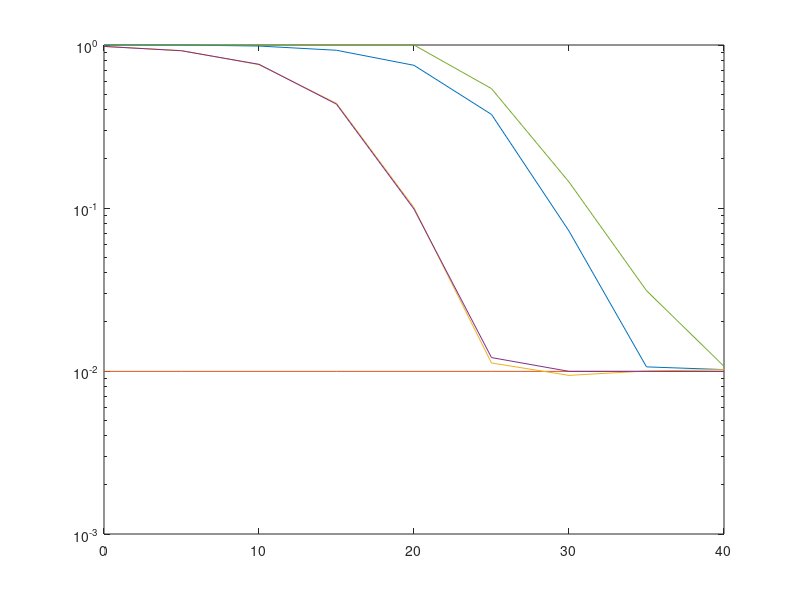

Here is the MATLAB script that generated this plot:
clear all 
 snrdb = [0: 5 : 40]; ct=5000;
 M=10; 
 
 
  R0 = 1; %snr0 = (2^R0-1)/h0;
  Ri=0.5;
   
   
 for k =  1:length(snrdb)
    snr = 10^((snrdb(k))/10);  %snr0 = snr;
    snr0=10^((snrdb(5))/10); 
    eps0 = (2^R0-1)/snr0;          %%%%% BE CAREFUL WITH snr0
    tau = 1;%/snr;         
        
   sum1=0; sum2=0; sum3=0;sum4=0;  
  for ix = 1 :ct       
      h0 = abs(complex(sqrt(0.5)*randn(1,1),sqrt(0.5)*randn(1,1))).^2;
      
     h = abs(complex(sqrt(0.5)*randn(M,1),sqrt(0.5)*randn(M,1))).^2;
     h = sort(h, 'ascend');     
     
     n = sum(sign(h-tau)+1)/2;
     nk(ix)=n;
     xm = sum(h(M-n+1:M));
     
     Rs = log2(1+xm*snr/(h0*snr0 +1 ));
     
     if (Rs==0|Rs>n*Ri) & log2(1+h0*snr0)>R0
         sum1 = sum1 +1;
     end
     
     Rall = log2(1+sum(h)*snr/(h0*snr0 +1 ));
     if (Rall==0|Rall>M*Ri) & log2(1+h0*snr0)>R0
         sum2 = sum2 +1;
     end
     
  end
  p1(k) = 1- sum1/ct;
  p2(k) = 1- sum2/ct;
  nkk(k) = mean(nk);
   
    %analytical    
    suma1 = 0;
    for n=1:M
        eps_s = 2^(n*Ri)-1;
        tau_n = (n*tau/eps_s*snr-1)/snr0;
        tau_bar = max(tau_n, eps0);
        Q5 =0;
        for l = 1 : n-1
            Q5 = Q5 + eps_s^l*snr^(-l)*snr0^l/factorial(l)...
                *exp(-tau_n)*gammainc((tau_bar-tau_n)*(1+eps_s*snr^(-1)*snr0), l+1, 'upper')*factorial(l)...
                /(1+eps_s/snr*snr0)^(l+1);                
        end
        Q5 = Q5 +exp(-eps0)-exp(-tau_bar) + exp(-tau_n - (tau_bar-tau_n)*(1+eps_s*snr^(-1)*snr0))/(1+eps_s*snr^(-1)*snr0);
        suma1 = suma1 + factorial(M)/factorial(n)/factorial(M-n)*exp(-n*tau)*...
            (1-exp(-tau))^(M-n)* Q5;        
    end
    pa(k) = 1 - suma1 - (1-exp(-tau))^M*exp(-eps0); 
     
    %%approximation
    eps_s1 = 2^(n*Ri)-1;
    paa(k) = 1 - exp(-eps0) +  exp(1/snr0)*snr0*M*exp(-tau)*...
        (1-exp(-tau))^(M-1)*eps_s1/snr/exp(tau/eps_s1*snr/snr0);
    
    nkk(k) = mean(nk);
end
semilogy(snrdb,p2,snrdb, 1-exp(-eps0)*ones(1,length(snrdb)),snrdb,p1,snrdb,pa,snrdb,min(1,paa))% ,snrdb,  (10.^snrdb/10).^(-1)  )